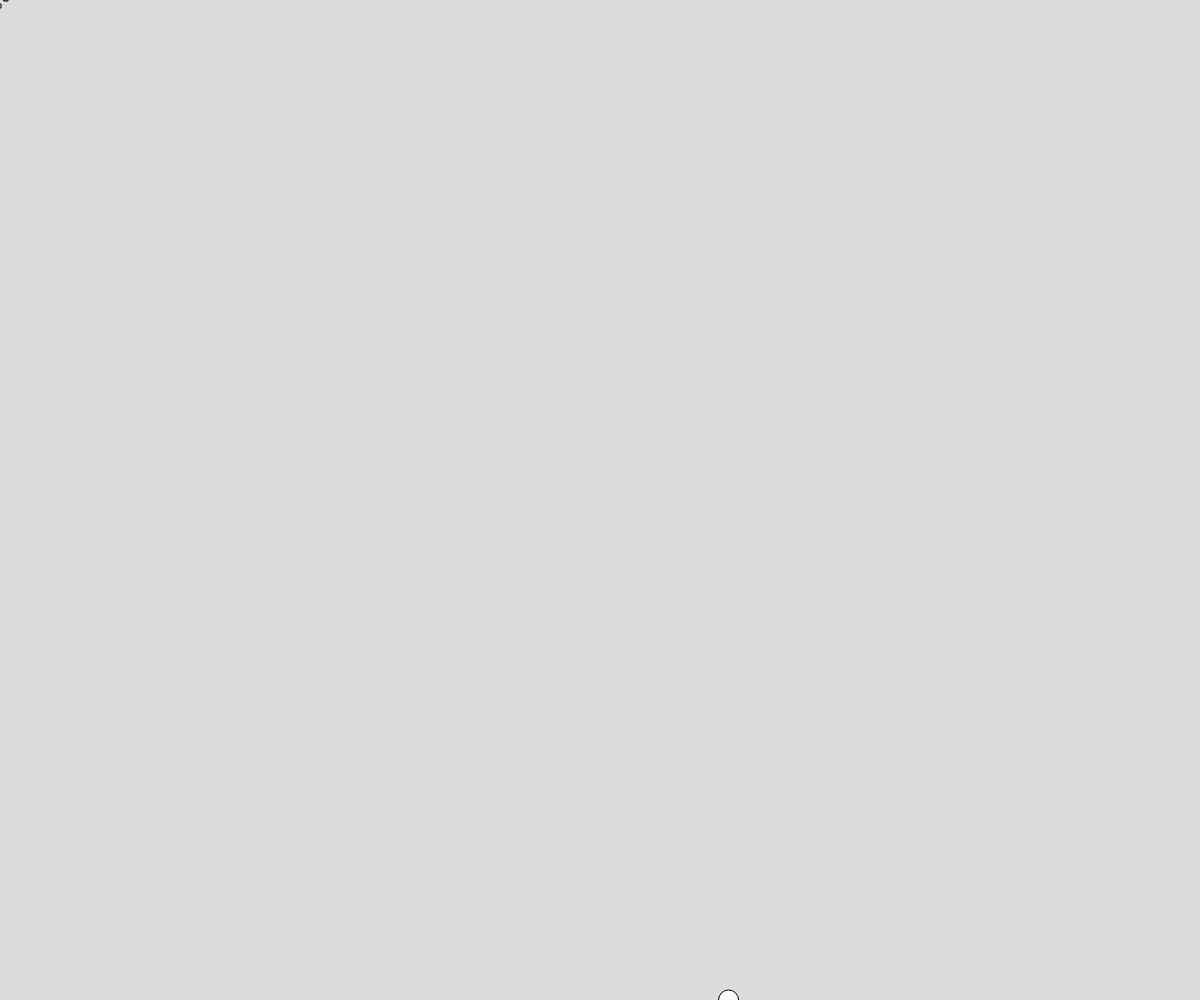
Frame 1 (no input)
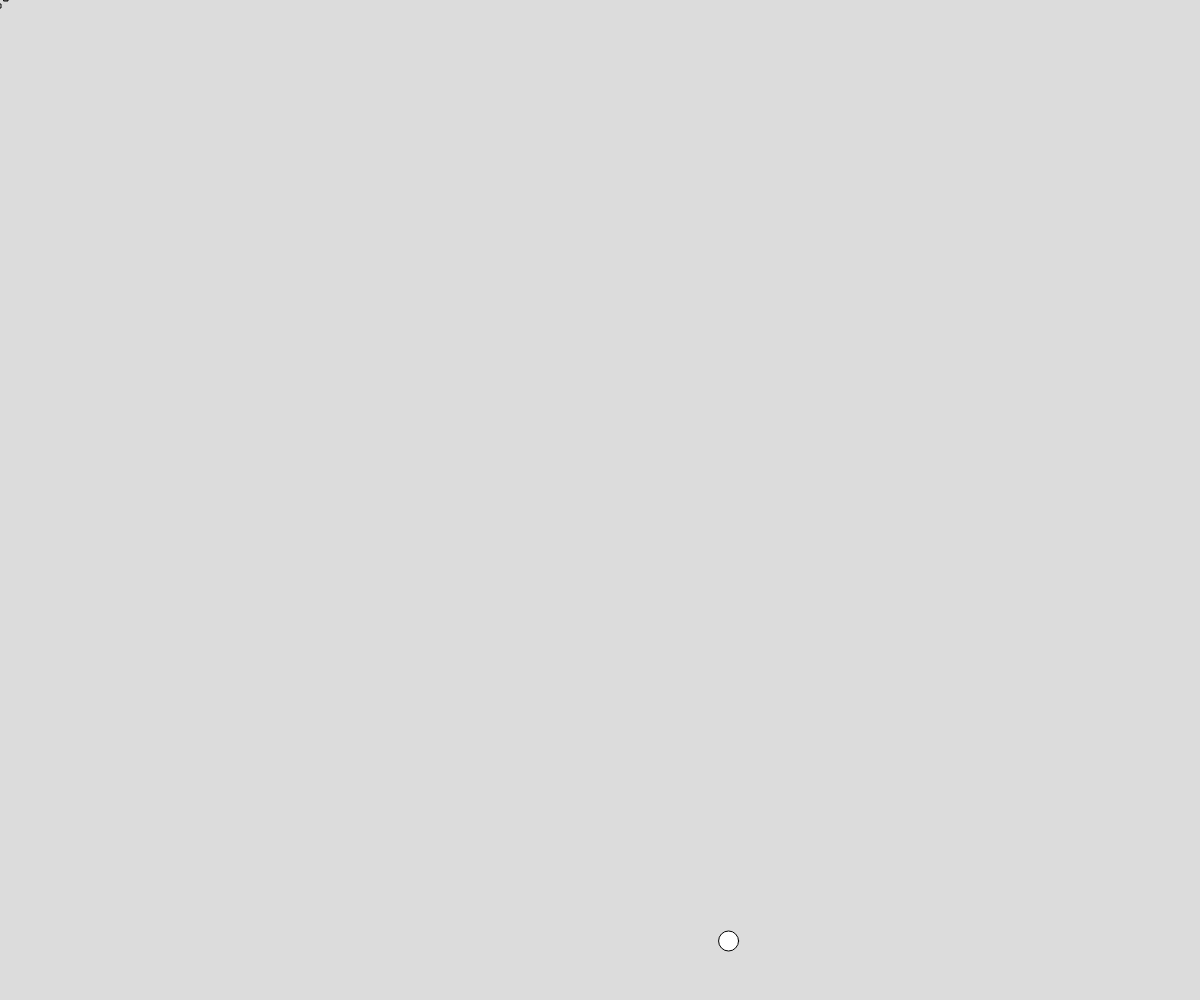
Frame 60 (no input)
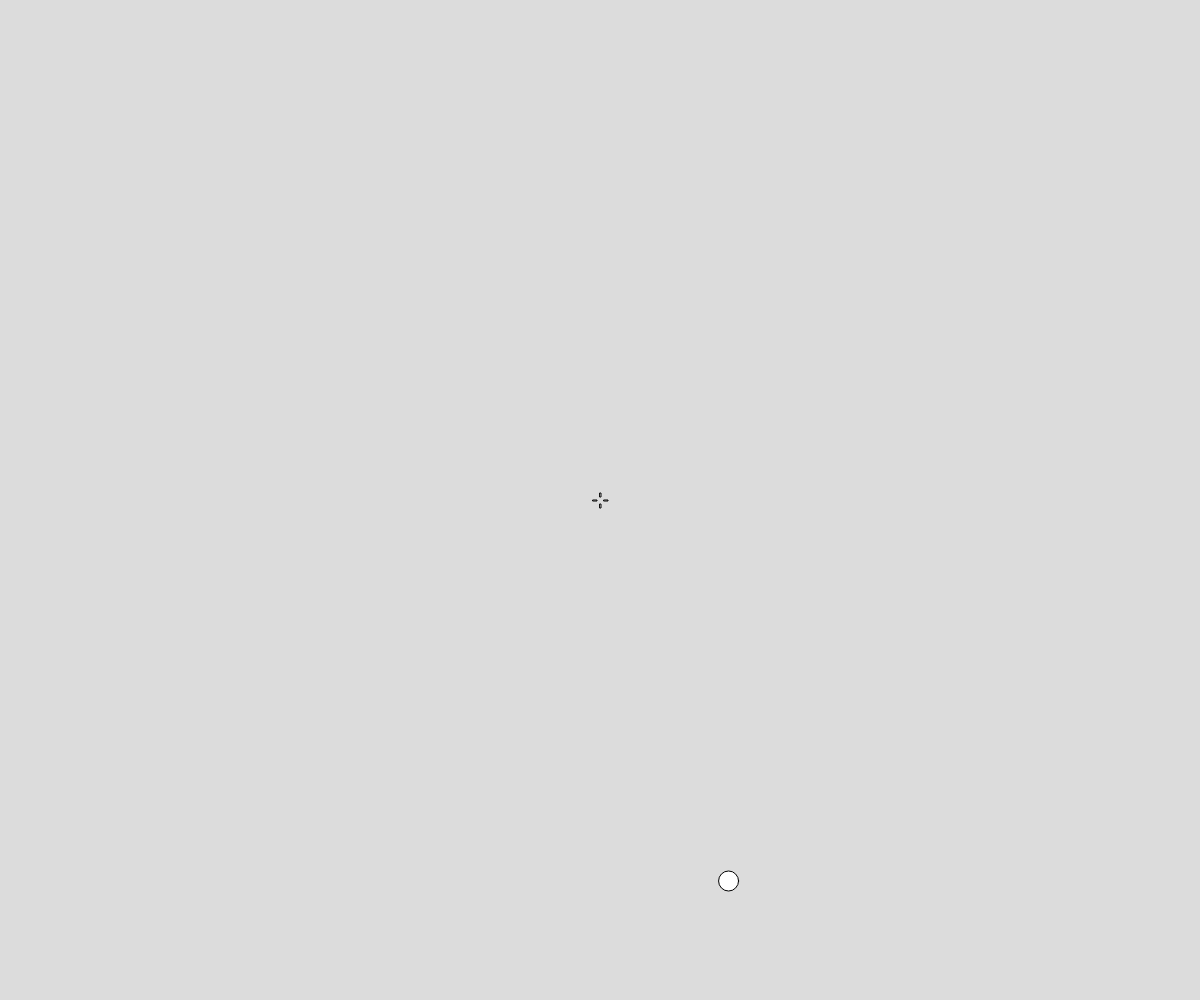
Frame 120 (the mouse pressed at the canvas centre since frame 60)

The p5.js sketch that drew these frames (run headless with seeded random() and noise() and a simulated clock; from frame 60 on, the mouse is pressed at the canvas centre):

// p5.js sketch
// ── sketch.js
let x;
let y;
let z;
let state = "spawning";
let lost = 0;
let state2 = "up";
let counter = 0;
let q;
let g;
let weapon = "bang bang";
let knifeFight = 0;
let nin;
let t;
let v;
let a;

function setup() {
  createCanvas(windowWidth, windowHeight);
  noCursor();
}

function draw() {
  background(220);
  clayPigeon();
  crossHair();
  // knifeTime();
}

function crossHair(){
  if (weapon === "bang bang"){
    // fill(0);
    rect(mouseX, mouseY + 4, 1, 4);
    // fill(0);
    rect(mouseX, mouseY - 7, 1, 4);
    // fill(0);
    rect(mouseX + 4, mouseY, 4, 1);
    // fill(0);
    rect(mouseX - 7,mouseY, 4, 1);
  }
  else if(weapon === "cut cut"){
    fill(0);
    circle(mouseX, mouseY, 5);
  }
}

function clayPigeon(){
  q = lost;
  if (state === "spawning"){ 
    y = windowHeight;
    x = random(windowWidth/4, 3*windowWidth/4);
    state = "not spawning";
  }
  else if (state === "not spawning"){
    g = random(height/2, height/6);
    if(y >= g && state2 === "up"){
      y -= 1;
    }
    else if(y <= g){
      state2 = "down";
    }
    else if(y > windowWidth){
      lost += 1;
    }
    if(state2 === "down"){
      y += 1;
    }
    if (lost>q){
      state = "spawning";
      state2 = "up";
      q += 1;
    }
    if (mouseX > x - 10 && mouseX < x + 10 && mouseY > y - 10 && mouseY < y + 10 && mouseIsPressed){
      counter += 1;
      state = "spawning";
      state2 = "up";
    }
  }
  circle(x,y,20);
}

function healthBar(){
  while (lost <= 10){
    
  }
}

// function knifeTime(){
//   if (counter%10 === 0 && counter > 1){
//     state = "knifeTime";
//     if (knifeFight < 5){
//       fill(220);
//       if (millis > nin + 1500){
//         t = random(windowWidth/3, windowWidth*2/3);
//         v = random(windowHeight/3, windowHeight*2/3);
//         a = 30;
//         nin = millis();
//       }
//       if (mouseX > t - 15 && mouseX < t + 15 && mouseY > v - 15 && mouseY < v + 15){
//         knifeFight += 1;
//       }
//       circle(t, v, a);

//     }
//     state = " spawning";
//   }
// }
